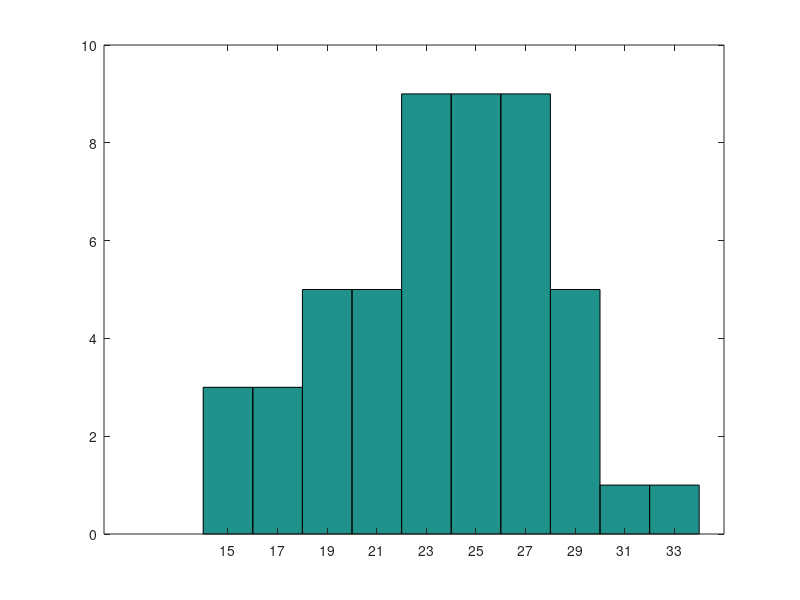

Here is the MATLAB script that generated this plot:
x=[17
16
17
23
23
28
23
16
14
19
25
24
19
27
21
28
20
20
27
26
23
29
27
28
24
22
27
22
24
24
27
26
27
24
25
22
21
34
18
29
29
29
26
25
25
19
26
32
25
29
]
hist(x)